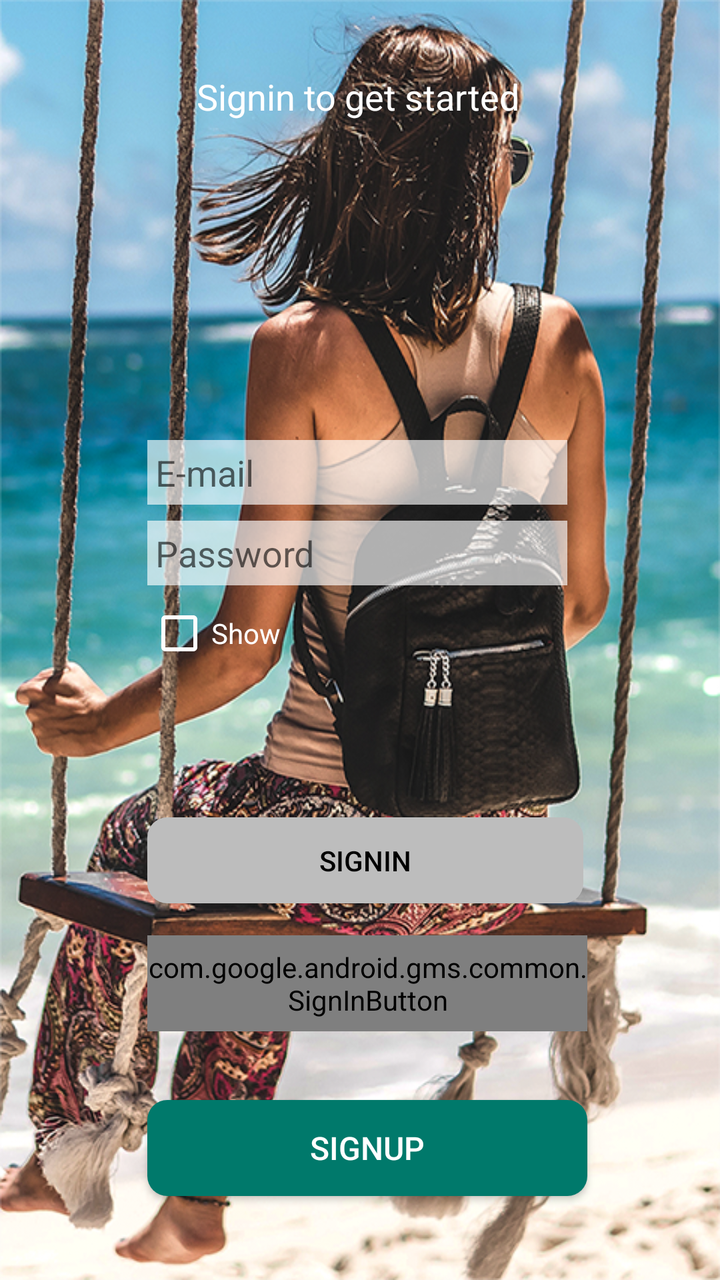
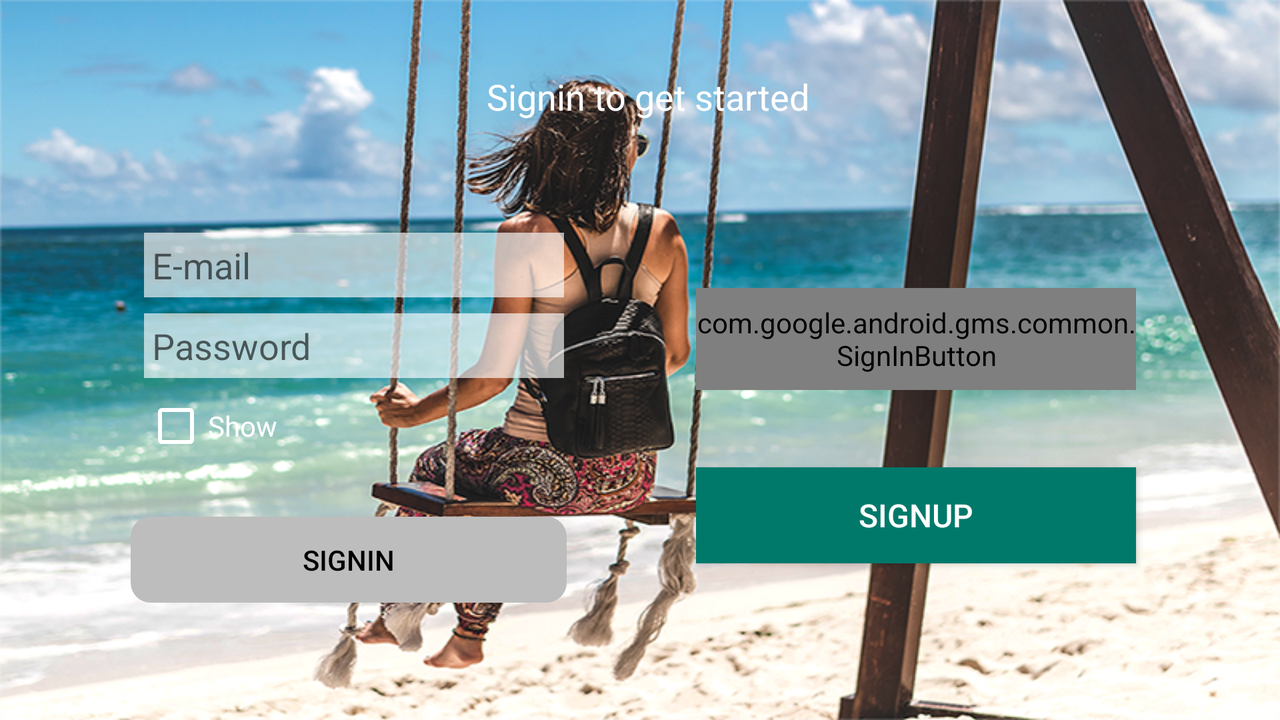

One screen, two layout resources from the same app: the default and the repository's alternative for another configuration. Each is rendered where Android would select it; the XML of both is given below.
<!-- AndroidManifest.xml: activity theme AppThemeFullScreen -->
<!-- res/layout/activity_signin.xml -->
<?xml version="1.0" encoding="utf-8"?>
<android.support.constraint.ConstraintLayout xmlns:android="http://schemas.android.com/apk/res/android"
    xmlns:app="http://schemas.android.com/apk/res-auto"
    xmlns:tools="http://schemas.android.com/tools"
    android:layout_width="match_parent"
    android:layout_height="match_parent"
    android:background="@drawable/ic_background_signin">

    <TextView
        android:id="@+id/textView"
        android:layout_width="wrap_content"
        android:layout_height="wrap_content"
        android:layout_marginEnd="@dimen/margin_right_end"
        android:layout_marginLeft="@dimen/margin_left_start"
        android:layout_marginRight="@dimen/margin_right_end"
        android:layout_marginStart="@dimen/margin_left_start"
        android:layout_marginTop="36dp"
        android:text="@string/email_password_text"
        android:textAppearance="@style/Base.TextAppearance.AppCompat.Medium"
        android:textColor="@color/white"
        app:layout_constraintEnd_toEndOf="parent"
        app:layout_constraintHorizontal_bias="0.494"
        app:layout_constraintStart_toStartOf="parent"
        app:layout_constraintTop_toTopOf="parent" />

    <EditText
        android:id="@+id/etSignInEmail"
        android:layout_width="wrap_content"
        android:layout_height="wrap_content"
        android:layout_marginEnd="8dp"
        android:layout_marginStart="8dp"
        android:layout_marginTop="220dp"
        android:background="@color/transparent_white"
        android:ems="10"
        android:hint="@string/email"
        android:inputType="textEmailAddress"
        android:padding="@dimen/edit_text_padding"
        app:layout_constraintEnd_toEndOf="@+id/textView"
        app:layout_constraintHorizontal_bias="0.507"
        app:layout_constraintStart_toStartOf="@+id/textView"
        app:layout_constraintTop_toTopOf="parent" />

    <EditText
        android:id="@+id/etSignInPassword"
        android:layout_width="wrap_content"
        android:layout_height="wrap_content"
        android:layout_marginEnd="@dimen/margin_left_start"
        android:layout_marginLeft="@dimen/margin_right_end"
        android:layout_marginRight="@dimen/margin_left_start"
        android:layout_marginStart="@dimen/margin_right_end"
        android:layout_marginTop="8dp"
        android:background="@color/transparent_white"
        android:ems="10"
        android:hint="@string/password"
        android:inputType="textPassword"
        android:padding="@dimen/edit_text_padding"
        app:layout_constraintEnd_toEndOf="@+id/etSignInEmail"
        app:layout_constraintStart_toStartOf="@+id/etSignInEmail"
        app:layout_constraintTop_toBottomOf="@+id/etSignInEmail"/>

    <CheckBox
        android:id="@+id/checkBox"
        android:layout_width="wrap_content"
        android:layout_height="wrap_content"
        android:layout_marginTop="8dp"
        android:buttonTint="@color/white"
        android:text="@string/show"
        android:textColor="@color/white"
        app:layout_constraintStart_toStartOf="@+id/etSignInPassword"
        app:layout_constraintTop_toBottomOf="@+id/etSignInPassword"
        tools:ignore="UnusedAttribute" />

    <TextView
        android:id="@+id/tvSignInError"
        android:layout_width="wrap_content"
        android:layout_height="wrap_content"
        android:layout_marginBottom="8dp"
        android:layout_marginEnd="@dimen/margin_right_end"
        android:layout_marginLeft="@dimen/margin_left_start"
        android:layout_marginRight="@dimen/margin_right_end"
        android:layout_marginStart="@dimen/margin_left_start"
        android:text=""
        android:textColor="@color/color_error"
        app:layout_constraintBottom_toTopOf="@+id/etSignInEmail"
        app:layout_constraintEnd_toEndOf="parent"
        app:layout_constraintStart_toStartOf="parent"
        app:layout_constraintTop_toBottomOf="@+id/textView"
        app:layout_constraintVertical_bias="0.411" />

    <Button
        android:id="@+id/btnSignInWithEmailAndPassword"
        android:layout_width="218dp"
        android:layout_height="43dp"
        android:layout_marginTop="76dp"
        android:background="@drawable/button_background_disabled"
        android:enabled="false"
        android:paddingEnd="@dimen/padding_button_right"
        android:paddingLeft="@dimen/padding_button_left"
        android:paddingRight="@dimen/padding_button_right"
        android:paddingStart="@dimen/padding_button_left"
        android:text="@string/signin"
        android:textColor="#000000"
        app:layout_constraintStart_toStartOf="@+id/checkBox"
        app:layout_constraintTop_toBottomOf="@+id/checkBox" />

    <Button
        android:id="@+id/btnSignupWithEmailAndPassword"
        android:layout_width="@dimen/button_width_wide"
        android:layout_height="@dimen/button_height_wide"
        android:layout_marginBottom="8dp"
        android:layout_marginEnd="8dp"
        android:layout_marginStart="8dp"
        android:background="@drawable/button_background"
        android:clickable="true"
        android:padding="@dimen/padding_text_button"
        android:text="@string/signup"
        android:textAllCaps="true"
        android:textColor="@color/white"
        android:textSize="@dimen/text_button_size"
        app:layout_constraintBottom_toBottomOf="parent"
        app:layout_constraintEnd_toEndOf="@+id/btnGoogleSignIn"
        app:layout_constraintStart_toStartOf="@+id/btnGoogleSignIn"
        app:layout_constraintTop_toBottomOf="@+id/btnGoogleSignIn" />

    <com.google.android.gms.common.SignInButton
        android:id="@+id/btnGoogleSignIn"
        android:layout_width="220dp"
        android:layout_height="@dimen/button_height_wide"
        android:layout_gravity="center"
        android:layout_marginTop="16dp"
        android:text="@string/signin_with_google"
        android:textAllCaps="true"
        app:colorScheme="auto"
        app:layout_constraintStart_toStartOf="@+id/btnSignInWithEmailAndPassword"
        app:layout_constraintTop_toBottomOf="@+id/btnSignInWithEmailAndPassword" />

    <ProgressBar
        android:id="@+id/progressBarSignIn"
        style="?android:attr/progressBarStyle"
        android:layout_width="wrap_content"
        android:layout_height="wrap_content"
        android:layout_marginBottom="8dp"
        android:layout_marginEnd="@dimen/margin_right_end"
        android:layout_marginLeft="@dimen/margin_left_start"
        android:layout_marginRight="@dimen/margin_right_end"
        android:layout_marginStart="@dimen/margin_left_start"
        android:layout_marginTop="8dp"
        android:visibility="gone"
        app:layout_constraintBottom_toTopOf="@+id/etSignInEmail"
        app:layout_constraintEnd_toEndOf="parent"
        app:layout_constraintStart_toStartOf="parent"
        app:layout_constraintTop_toTopOf="parent" />

</android.support.constraint.ConstraintLayout>
<!-- resources referenced by this layout -->
<resources>
  <color name="color_error">#ff0000</color>
  <color name="transparent_white">#A6FFFFFF</color>
  <color name="white">@color/icons</color>
  <dimen name="button_height_wide">48dp</dimen>
  <dimen name="button_width_wide">220dp</dimen>
  <dimen name="edit_text_padding">4dp</dimen>
  <dimen name="margin_left_start">16dp</dimen>
  <dimen name="margin_right_end">16dp</dimen>
  <dimen name="padding_button_left">16dp</dimen>
  <dimen name="padding_button_right">16dp</dimen>
  <dimen name="padding_text_button">8dp</dimen>
  <dimen name="text_button_size">16sp</dimen>
  <!-- drawable button_background (drawable) -->
  <?xml version="1.0" encoding="utf-8"?>
  <shape xmlns:android="http://schemas.android.com/apk/res/android"
      android:shape="rectangle" >
      <corners android:radius="10dp"/>
      <padding android:bottom="0dp" android:left="0dp" android:right="0dp" android:top="0dp"/>
      <solid android:color="@color/colorPrimaryDark" />
  
  </shape>
  <!-- drawable button_background_disabled (drawable) -->
  <?xml version="1.0" encoding="utf-8"?>
  <shape xmlns:android="http://schemas.android.com/apk/res/android"
      android:shape="rectangle" >
      <corners android:radius="10dp"/>
      <padding android:bottom="0dp" android:left="0dp" android:right="0dp" android:top="0dp"/>
      <solid android:color="@color/colorDisabled" />
  
  </shape>
  <!-- drawable ic_background_signin (drawable) -->
  <?xml version="1.0" encoding="utf-8"?>
  <selector xmlns:android="http://schemas.android.com/apk/res/android">
      <item android:drawable="@mipmap/background"/>
  </selector>
  <string name="email">E-mail</string>
  <string name="email_password_text">Signin to get started</string>
  <string name="password">Password</string>
  <string name="show">Show</string>
  <string name="signin">Signin</string>
  <string name="signin_with_google">Signin with Google</string>
  <string name="signup">Signup</string>
  <style name="AppThemeFullScreen" parent="Theme.AppCompat.Light.NoActionBar">
          <item name="colorPrimary">@color/colorPrimary</item>
          <item name="colorPrimaryDark">@color/colorPrimaryDark</item>
          <item name="colorAccent">@color/colorAccent</item>
      </style>
  <color name="icons">#FFFFFF</color>
  <color name="colorPrimaryDark">#00796b</color>
  <color name="colorDisabled">#BDBDBD</color>
  <color name="colorPrimary">#009688</color>
  <color name="colorAccent">#ff9800</color>
</resources>
<!-- res/layout-land/activity_signin.xml (the repository's variant of the layout above) -->
<!-- drawn on the phone turned sideways -->
<?xml version="1.0" encoding="utf-8"?>
<android.support.constraint.ConstraintLayout xmlns:android="http://schemas.android.com/apk/res/android"
    xmlns:app="http://schemas.android.com/apk/res-auto"
    xmlns:tools="http://schemas.android.com/tools"
    android:background="@drawable/ic_background_signin"
    android:layout_width="match_parent"
    android:layout_height="match_parent">

    <TextView
        android:id="@+id/textView"
        android:layout_width="wrap_content"
        android:layout_height="wrap_content"
        android:layout_marginEnd="8dp"
        android:layout_marginStart="@dimen/margin_left_start"
        android:layout_marginRight="8dp"
        android:layout_marginLeft="@dimen/margin_left_start"
        android:layout_marginTop="36dp"
        android:text="@string/email_password_text"
        android:textAppearance="@style/Base.TextAppearance.AppCompat.Medium"
        android:textColor="@color/white"
        app:layout_constraintEnd_toEndOf="parent"
        app:layout_constraintStart_toStartOf="parent"
        app:layout_constraintTop_toTopOf="parent" />

    <EditText
        android:id="@+id/etSignInEmail"
        android:layout_width="wrap_content"
        android:layout_height="wrap_content"
        android:layout_marginStart="72dp"
        android:layout_marginLeft="72dp"
        android:layout_marginTop="56dp"
        android:ems="10"
        android:padding="@dimen/edit_text_padding"
        android:background="@color/transparent_white"
        android:hint="@string/email"
        android:inputType="textEmailAddress"
        app:layout_constraintStart_toStartOf="parent"
        app:layout_constraintTop_toBottomOf="@+id/textView" />

    <EditText
        android:id="@+id/etSignInPassword"
        android:layout_width="wrap_content"
        android:layout_height="wrap_content"
        android:layout_marginEnd="@dimen/margin_left_start"
        android:layout_marginLeft="@dimen/margin_right_end"
        android:layout_marginRight="@dimen/margin_left_start"
        android:layout_marginStart="@dimen/margin_right_end"
        android:layout_marginTop="8dp"
        android:ems="10"
        android:hint="@string/password"
        android:padding="@dimen/edit_text_padding"
        android:inputType="textPassword"
        android:background="@color/transparent_white"
        app:layout_constraintEnd_toEndOf="@+id/etSignInEmail"
        app:layout_constraintStart_toStartOf="@+id/etSignInEmail"
        app:layout_constraintTop_toBottomOf="@+id/etSignInEmail" />

    <CheckBox
        android:id="@+id/checkBox"
        android:layout_width="wrap_content"
        android:layout_height="wrap_content"
        android:layout_marginTop="8dp"
        android:text="@string/show"
        android:buttonTint="@color/white"
        android:textColor="@color/white"
        app:layout_constraintStart_toStartOf="@+id/etSignInPassword"
        app:layout_constraintTop_toBottomOf="@+id/etSignInPassword"
        tools:ignore="UnusedAttribute" />

    <TextView
        android:id="@+id/tvSignInError"
        android:layout_width="wrap_content"
        android:layout_height="wrap_content"
        android:layout_marginBottom="8dp"
        android:layout_marginRight="@dimen/margin_right_end"
        android:layout_marginLeft="@dimen/margin_left_start"
        android:layout_marginEnd="@dimen/margin_right_end"
        android:layout_marginStart="@dimen/margin_left_start"
        android:text=""
        android:textColor="@color/color_error"
        app:layout_constraintBottom_toTopOf="@+id/etSignInEmail"
        app:layout_constraintEnd_toEndOf="@+id/textView"
        app:layout_constraintStart_toStartOf="@+id/textView"
        app:layout_constraintTop_toBottomOf="@+id/textView"
        app:layout_constraintVertical_bias="0.411" />

    <Button
        android:id="@+id/btnSignInWithEmailAndPassword"
        android:layout_width="218dp"
        android:layout_height="43dp"
        android:layout_marginBottom="8dp"
        android:layout_marginRight="@dimen/margin_right_end"
        android:layout_marginLeft="@dimen/margin_left_start"
        android:layout_marginEnd="@dimen/margin_right_end"
        android:layout_marginStart="@dimen/margin_left_start"
        android:layout_marginTop="8dp"
        android:background="@drawable/button_background_disabled"
        android:enabled="false"
        android:paddingEnd="@dimen/padding_button_right"
        android:paddingLeft="@dimen/padding_button_left"
        android:paddingRight="@dimen/padding_button_right"
        android:paddingStart="@dimen/padding_button_left"
        android:text="@string/signin"
        android:textColor="#000000"
        app:layout_constraintBottom_toBottomOf="parent"
        app:layout_constraintEnd_toEndOf="@+id/etSignInPassword"
        app:layout_constraintHorizontal_bias="0.567"
        app:layout_constraintStart_toStartOf="@+id/etSignInPassword"
        app:layout_constraintTop_toBottomOf="@+id/checkBox"
        app:layout_constraintVertical_bias="0.297" />

    <Button
        android:id="@+id/btnSignupWithEmailAndPassword"
        android:layout_width="@dimen/button_width_wide"
        android:layout_height="@dimen/button_height_wide"
        android:layout_marginBottom="48dp"
        android:layout_marginEnd="8dp"
        android:layout_marginStart="8dp"
        android:layout_marginTop="8dp"
        android:padding="@dimen/padding_text_button"
        android:text="@string/signup"
        android:background="@color/colorPrimaryDark"
        android:textAllCaps="true"
        android:textColor="@color/white"
        android:textSize="@dimen/text_button_size"
        app:layout_constraintBottom_toBottomOf="parent"
        app:layout_constraintEnd_toEndOf="@+id/btnGoogleSignIn"
        app:layout_constraintStart_toStartOf="@+id/btnGoogleSignIn"
        app:layout_constraintTop_toBottomOf="@+id/btnGoogleSignIn" />

    <com.google.android.gms.common.SignInButton
        android:id="@+id/btnGoogleSignIn"
        android:layout_width="220dp"
        android:layout_height="51dp"
        android:layout_marginEnd="72dp"
        android:layout_marginRight="72dp"
        android:layout_marginTop="144dp"
        android:text="@string/signin_with_google"
        app:layout_constraintEnd_toEndOf="parent"
        app:layout_constraintTop_toTopOf="parent" />

    <ProgressBar
        android:id="@+id/progressBarSignIn"
        style="?android:attr/progressBarStyle"
        android:layout_width="wrap_content"
        android:layout_height="wrap_content"
        android:visibility="gone"
        android:layout_marginBottom="8dp"
        android:layout_marginRight="@dimen/margin_right_end"
        android:layout_marginLeft="@dimen/margin_left_start"
        android:layout_marginEnd="@dimen/margin_right_end"
        android:layout_marginStart="@dimen/margin_left_start"
        android:layout_marginTop="8dp"
        app:layout_constraintBottom_toTopOf="@+id/etSignInEmail"
        app:layout_constraintEnd_toEndOf="parent"
        app:layout_constraintStart_toStartOf="parent"
        app:layout_constraintTop_toTopOf="parent" />

</android.support.constraint.ConstraintLayout>
<!-- resources referenced by the variant -->
<!-- as the phone turned sideways resolves them -->
<resources>
  <color name="colorPrimaryDark">#00796b</color>
  <color name="color_error">#ff0000</color>
  <color name="transparent_white">#A6FFFFFF</color>
  <color name="white">@color/icons</color>
  <dimen name="button_height_wide">48dp</dimen>
  <dimen name="button_width_wide">220dp</dimen>
  <dimen name="edit_text_padding">4dp</dimen>
  <dimen name="margin_left_start">16dp</dimen>
  <dimen name="margin_right_end">16dp</dimen>
  <dimen name="padding_button_left">16dp</dimen>
  <dimen name="padding_button_right">16dp</dimen>
  <dimen name="padding_text_button">8dp</dimen>
  <dimen name="text_button_size">16sp</dimen>
  <!-- drawable button_background_disabled (drawable) -->
  <?xml version="1.0" encoding="utf-8"?>
  <shape xmlns:android="http://schemas.android.com/apk/res/android"
      android:shape="rectangle" >
      <corners android:radius="10dp"/>
      <padding android:bottom="0dp" android:left="0dp" android:right="0dp" android:top="0dp"/>
      <solid android:color="@color/colorDisabled" />
  
  </shape>
  <!-- drawable ic_background_signin (drawable) -->
  <?xml version="1.0" encoding="utf-8"?>
  <selector xmlns:android="http://schemas.android.com/apk/res/android">
      <item android:drawable="@mipmap/background"/>
  </selector>
  <string name="email">E-mail</string>
  <string name="email_password_text">Signin to get started</string>
  <string name="password">Password</string>
  <string name="show">Show</string>
  <string name="signin">Signin</string>
  <string name="signin_with_google">Signin with Google</string>
  <string name="signup">Signup</string>
  <style name="AppThemeFullScreen" parent="Theme.AppCompat.Light.NoActionBar">
          <item name="colorPrimary">@color/colorPrimary</item>
          <item name="colorPrimaryDark">@color/colorPrimaryDark</item>
          <item name="colorAccent">@color/colorAccent</item>
      </style>
  <color name="icons">#FFFFFF</color>
  <color name="colorDisabled">#BDBDBD</color>
  <color name="colorPrimary">#009688</color>
  <color name="colorAccent">#ff9800</color>
</resources>
